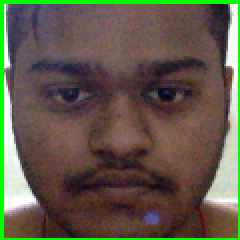
#> input picture Dataset/training_set/preetam/00000.png, 120 x 120 px, given in place of the camera (shown 2 times larger)
$ python dataset_create.py
#> lines starting #> are read from the running program, lines starting #| are printed output that depends on the picture; after the words box and inside, x2 and y2 are one past the last pixel; in counts of white or black regions, pixels touching at a corner belong together
from imutils.video import VideoStream
import argparse
import imutils
import time
import cv2
import os
from datetime import date
from pathlib import Path

# construct the argument parser and parse the arguments
# ap = argparse.ArgumentParser()
# ap.add_argument("-c", "--cascade", required=True,
# 	help = "path to where the face cascade resides")
# ap.add_argument("-o", "--output", required=True,
# 	help="path to output directory")
# args = vars(ap.parse_args())

# date=date.today()
##############################################
#      please change the name  to yours      #
##############################################
name = 'preetam'

# load OpenCV's Haar cascade for face detection from disk
detector = cv2.CascadeClassifier('haarcascade_frontalface_default.xml')

# initialize the video stream, allow the camera sensor to warm up,
# and initialize the total number of example faces written to disk
# thus far
print("[INFO] starting video stream...")
vs = VideoStream(src=0).start()
# vs = VideoStream(usePiCamera=True).start()
time.sleep(2.0)
total = 0

# loop over the frames from the video stream
while True:
	# grab the frame from the threaded video stream, clone it, (just
	# in case we want to write it to disk), and then resize the frame
	# so we can apply face detection faster
	frame = vs.read()
#> frame is the input picture: shape (120, 120, 3); mean B, G, R 73.9, 89.5, 97
	# orig = frame.copy()
	frame = imutils.resize(frame, width=400)
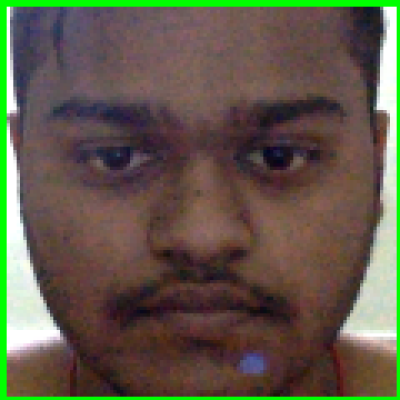
#> frame: shape (400, 400, 3); mean B, G, R 73.9, 89.5, 96.9

	# detect faces in the grayscale frame
	rects = detector.detectMultiScale(
		cv2.cvtColor(frame, cv2.COLOR_BGR2GRAY), scaleFactor=1.1,
		minNeighbors=5, minSize=(30, 30))
#> rects = [[28, 37, 348, 348]]


	# loop over the face detections and draw them on the frame
	for (x, y, w, h) in rects:
		cv2.rectangle(frame, (x, y), (x + w, y + h), (0, 255, 0), 2)
		orig = frame[y:y+h, x:x+w]
#> this loop made 1 pass
#> pass 1, `orig = frame[y:y+h, x:x+w]`:
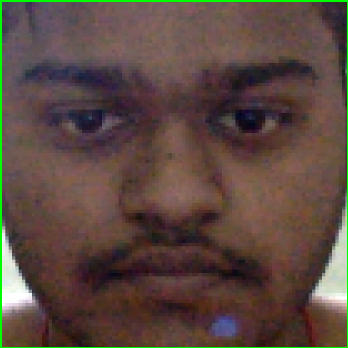
#> orig: shape (348, 348, 3); mean B, G, R 64.6, 72.4, 91.3
#> after the loop:
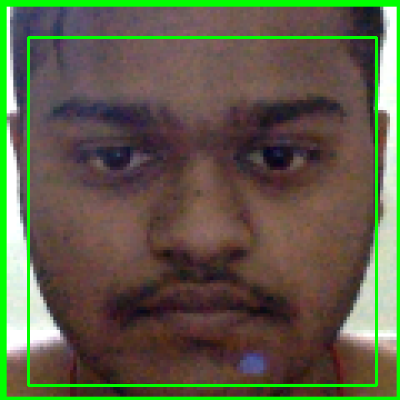
#> frame: shape (400, 400, 3); 2.61% of pixels changed, all inside (x1, y1, x2, y2) = (27, 36, 378, 387)

	# show the output frame
	cv2.imshow("Frame", frame)
	key = cv2.waitKey(1) & 0xFF
#> (key q is pressed here)

	# if the `k` key was pressed, write the *original* frame to disk
	# so we can later process it and use it for face recognition
	if key == ord("k"):
		path = Path('dataset/training_set/{}'.format(name))
		check=path.is_dir()

		if check==True:
			p = os.path.sep.join(['dataset/training_set/{}'.format(name), "{}.png".format(
			str(total).zfill(5))])
		else:
			os.chdir('Dataset/training_set')
			os.mkdir('{}'.format(name))
			p = os.path.sep.join(['dataset/training_set/{}/'.format(name), "{}.png".format(
				str(total).zfill(5))])
		cv2.imwrite(p, orig)
		total += 1

	# if the `q` key was pressed, break from the loop
	elif key == ord("q"):
		break

# do a bit of cleanup
print("[INFO] {} face images stored".format(total))
print("[INFO] cleaning up...")
cv2.destroyAllWindows()
vs.stop()

$ run again, on Dataset/training_set/preetam/00003.png
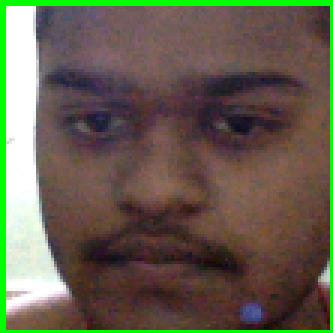
#> input picture Dataset/training_set/preetam/00003.png, 111 x 111 px, given in place of the camera (shown 3 times larger)
#> frame is the input picture: shape (111, 111, 3); mean B, G, R 78.6, 95.3, 101.7
#> rects = [[19, 21, 359, 359]]
#> the loop `for (x, y, w, h) in rects:` made 1 pass
#> pass 1, `orig = frame[y:y+h, x:x+w]`:
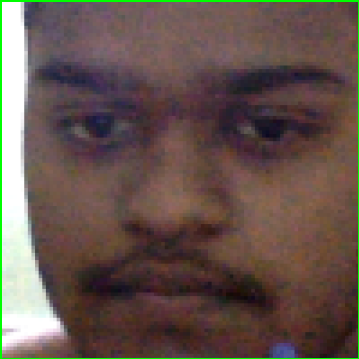
#> orig: shape (359, 359, 3); mean B, G, R 77.6, 84.7, 101.7
#> after the loop `for (x, y, w, h) in rects:`:
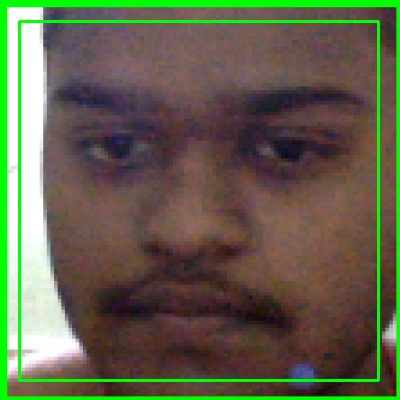
#> frame: shape (400, 400, 3); mean B, G, R 75.5, 98.9, 98
